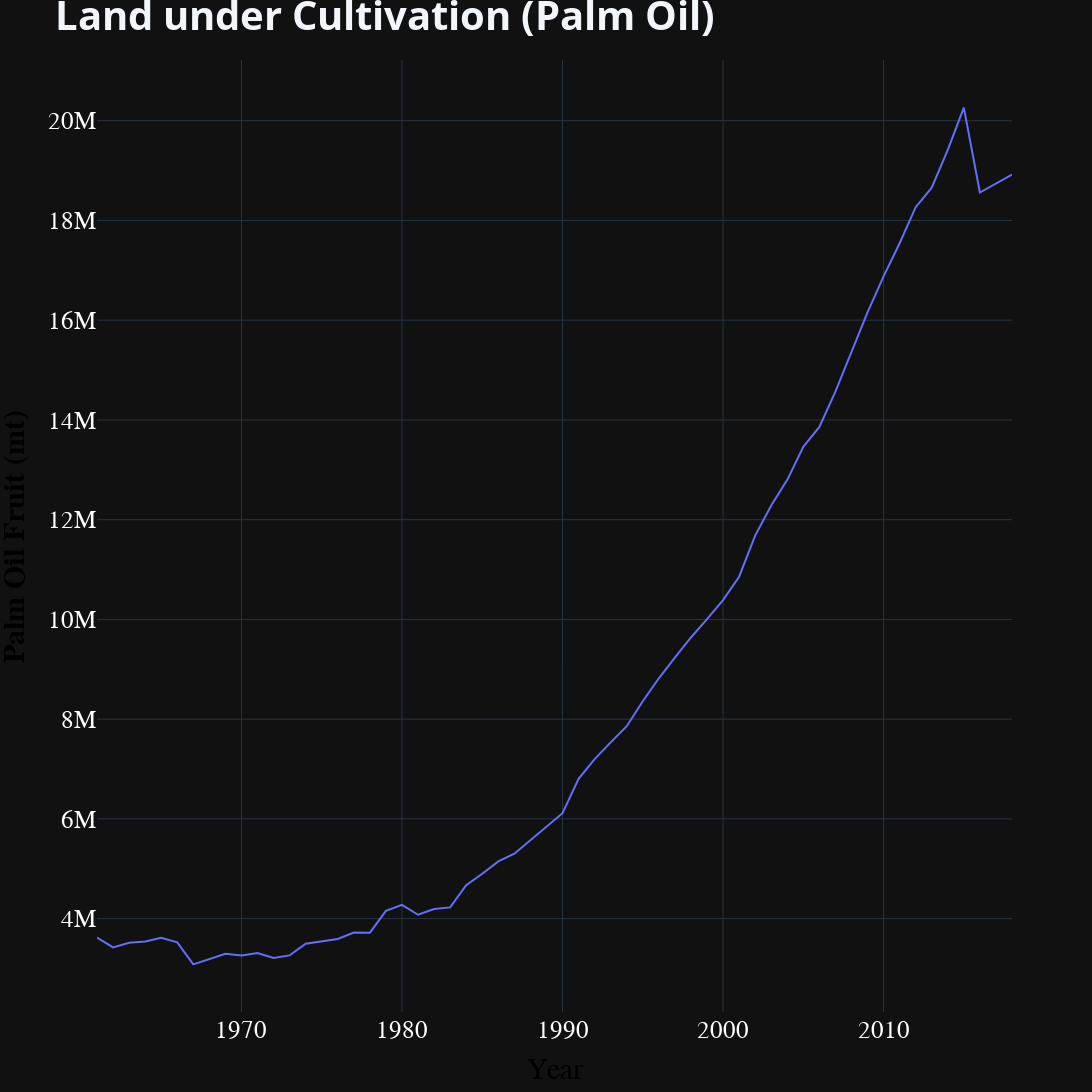

Notebook source saved alongside this figure:
### Code cell
fig = px.line(world_land, x="Year", y=oil_palm_fruit)

# Add figure title
fig.update_layout(title_text="<b>Land under Cultivation (Palm Oil)<b>",title_font_size=40, legend_font_size=20, width=1600, height=1400)

# format x-axis
fig.update_xaxes(title_text="</b>Year</b>", title_font=dict(size=30, family='Verdana', color='black'), tickfont=dict(family='Calibri', color='white', size=25))

# Format y-axes
fig.update_yaxes(title_text="<b>Palm Oil Fruit (mt)</b>", title_font=dict(size=30, family='Verdana', color='black'), tickfont=dict(family='Calibri', color='white', size=25))

fig.show()

# I want this to be stacked
# I need to format the hovertext
# the x and y titles aren't showing
# need to fill below the line
# need to update the data to include 2019, 2020, 2021
# interesting to see a drop in land under cultivation
# for upsample the yearly or monthly data and then should be OK

### Figure 1 — Plotly figure (JSON) as saved in the notebook; plotly's stock layout.template omitted (floating-point values rounded to 4 significant figures)
{"data": [{"hovertemplate": "Year=%{x}<br>Crops - Oil palm fruit - 254 - Area harvested - 5312 - ha=%{y}<extra></extra>", "legendgroup": "", "line": {"color": "#636efa", "dash": "solid"}, "marker": {"symbol": "circle"}, "mode": "lines", "name": "", "orientation": "v", "showlegend": false, "x": [1961, 1962, 1963, 1964, 1965, 1966, 1967, 1968, 1969, 1970, 1971, 1972, 1973, 1974, 1975, 1976, 1977, 1978, 1979, 1980, 1981, 1982, 1983, 1984, 1985, 1986, 1987, 1988, 1989, 1990, 1991, 1992, 1993, 1994, 1995, 1996, 1997, 1998, 1999, 2000, 2001, 2002, 2003, 2004, 2005, 2006, 2007, 2008, 2009, 2010, 2011, 2012, 2013, 2014, 2015, 2016, 2017, 2018], "xaxis": "x", "y": [3621037, 3422412, 3517630, 3540825, 3617385, 3523670, 3081995, 3185274, 3295732, 3263027, 3311979, 3210852, 3263026, 3498230, 3539154, 3593114, 3722319, 3718311, 4155088, 4276828, 4077535, 4190963, 4225265, 4668824, 4898899, 5146653, 5301514, 5577146, 5857284, 6115211, 6804335, 7197393, 7533612, 7858343, 8358624, 8819358, 9231671, 9637496, 10004661, 10386924, 10856276, 11679813, 12283549, 12798576, 13460999, 13859768, 14566794, 15368615, 16158445, 16878176, 17543879, 18266282, 18657777, 19414980, 20263351, 18560904, 18744464, 18917400], "yaxis": "y", "type": "scatter"}], "layout": {"xaxis": {"anchor": "y", "domain": [0.0, 1.0], "title": {"text": "</b>Year</b>", "font": {"size": 30, "family": "Verdana", "color": "black"}}, "tickfont": {"family": "Calibri", "color": "white", "size": 25}}, "yaxis": {"anchor": "x", "domain": [0.0, 1.0], "title": {"text": "<b>Palm Oil Fruit (mt)</b>", "font": {"size": 30, "family": "Verdana", "color": "black"}}, "tickfont": {"family": "Calibri", "color": "white", "size": 25}}, "legend": {"tracegroupgap": 0, "font": {"size": 20}}, "margin": {"t": 60}, "title": {"font": {"size": 40}, "text": "<b>Land under Cultivation (Palm Oil)<b>"}, "width": 1600, "height": 1400}}
